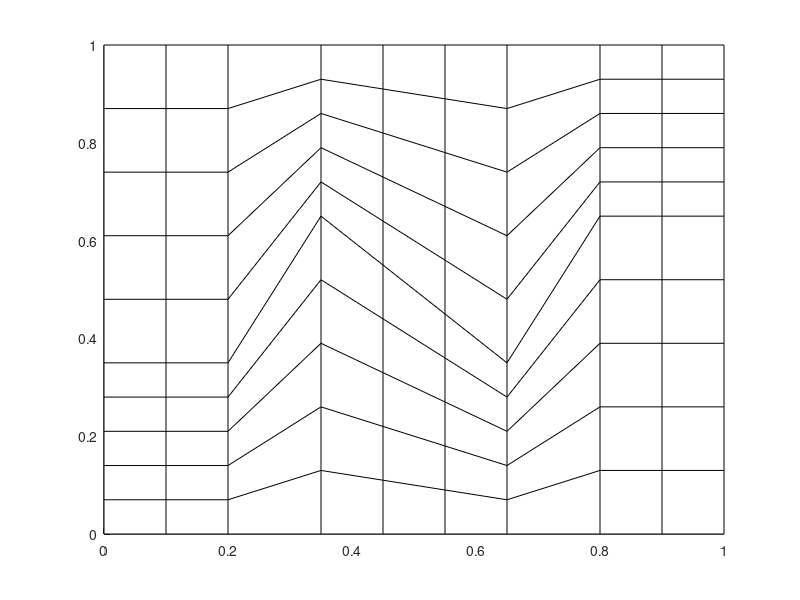

Here is the MATLAB script that generated this plot:
function z_mesh_quad()
% Z-mesh generated for quadrilaterals
clear all; close all; clc;

logi_save_plots = false;
logi_write_file = true;

L=1;

fraction=0.35;
if(fraction<eps || fraction > 1-eps)
    error('wrong fraction');
end

slope1 = (1-2*fraction)/0.15;
slope2 = (2*fraction-1)/0.30;

y1=@(x) slope1*(x-0.20*L)+fraction*L;
y2=@(x) slope2*(x-0.35*L)+(1-fraction)*L;
y3=@(x) slope1*(x-0.65*L)+fraction*L;

%%%%%%
% nx=5;
% nsub=[1 2 3 4 5] + 1;
% xi=[0 0.2 0.35 0.65 0.8 1.0];
% ny=2;
%%%%%%
nx=6;
nsub=[1 2 4 5 6] + 1;
xi=[0 0.2 0.35 0.50 0.65 0.8 1.0];
ny=4;
%%%%%%
nx=9;
nsub=[2 3 6 7 9] + 1;
xi=[0 0.1 0.2 0.35 0.45 0.55 0.65 0.8 0.9 1.0];
ny=10;


x=zeros(nx+1,ny+1);
y=zeros(nx+1,ny+1);

for i=1:nx+1
    x(i,:) = xi(i);
end
% five different y-spacing, depending on the zone
for i=1:nx+1
    if(i<=nsub(1))
        yy=L*fraction;
    elseif(i<=nsub(2))
        yy=y1(x(i));
    elseif(i<=nsub(3))
        yy=y2(x(i));
    elseif(i<=nsub(4))
        yy=y3(x(i));
    elseif(i<=nsub(5))
        yy=L*(1-fraction);
    else
        error('not in nsub!!!');
    end
    yy
    aux1 = linspace(0,yy,ny/2+1);
    aux2 = linspace(yy,L,ny/2+1); aux2(1)=[];
    y(i,:) = [aux1 aux2];
end

figure(1)
surf(x,y,ones(nx+1,ny+1)*0,'FaceColor','white')
view(0,90)
output_file=strcat('.\figs\z_mesh_quad_L',int2str(L),'_n',int2str(nx),'_a',num2str(fraction,3))
if(logi_save_plots)
    print('-dpdf',strcat(output_file1,'.pdf'));
    print('-dpng',strcat(output_file1,'.png'));
    saveas(gcf,strcat(output_file1,'.fig'),'fig');
end
%
if(~logi_write_file), return; end;
%
%---------------------------------------------
% save txt file
matID=1;
srcID=1;

% date and time;
[yr, mo, da, hr, mi, s] = datevec(now);

%%%%%%%%%%%%%%%%%%%%%
output_file1=strcat(output_file,'.txt')
fid=fopen(output_file1,'w');

fprintf(fid,'# Date: %d/%d/%d   Time: %d:%d\n', mo, da, yr, hr, mi);

fprintf(fid,'# dimensions \n');
fprintf(fid,'%g %g \n',L,L);

ncells = nx*ny;

fprintf(fid,'# connectivity \n');
fprintf(fid,'%d\n',ncells);
for iel=1:ncells
    skip = 4*(iel-1);
    i1 = skip + 1;
    i2 = skip + 2;
    i3 = skip + 3;
    i4 = skip + 4;
    fprintf(fid,'%d %d %d %d %d %d %d \n',4,i1,i2,i3,i4,matID,srcID);
end

fprintf(fid,'# DG vertices (counter-clockwise) \n');
fprintf(fid,'%d\n',4*ncells);
for i=1:nx
    for j=1:ny
        fprintf(fid,' %g %g \n %g %g \n %g %g \n %g %g \n',x(i,j)    ,y(i,j)    ,...
            x(i+1,j)  ,y(i+1,j)  ,...
            x(i+1,j+1),y(i+1,j+1),...
            x(i,j+1)  ,y(i,j+1)  );
    end
end

fprintf(fid,'# grid vertices (counter-clockwise) \n');
fprintf(fid,'%d\n',(nx+1)*(ny+1));
for i=1:nx+1
    for j=1:ny+1
        fprintf(fid,'%g %g \n',x(i,j),y(i,j) );
    end
end

fclose(fid);
return
end
%%%%%%%%%%%%%%%%%%%%%
